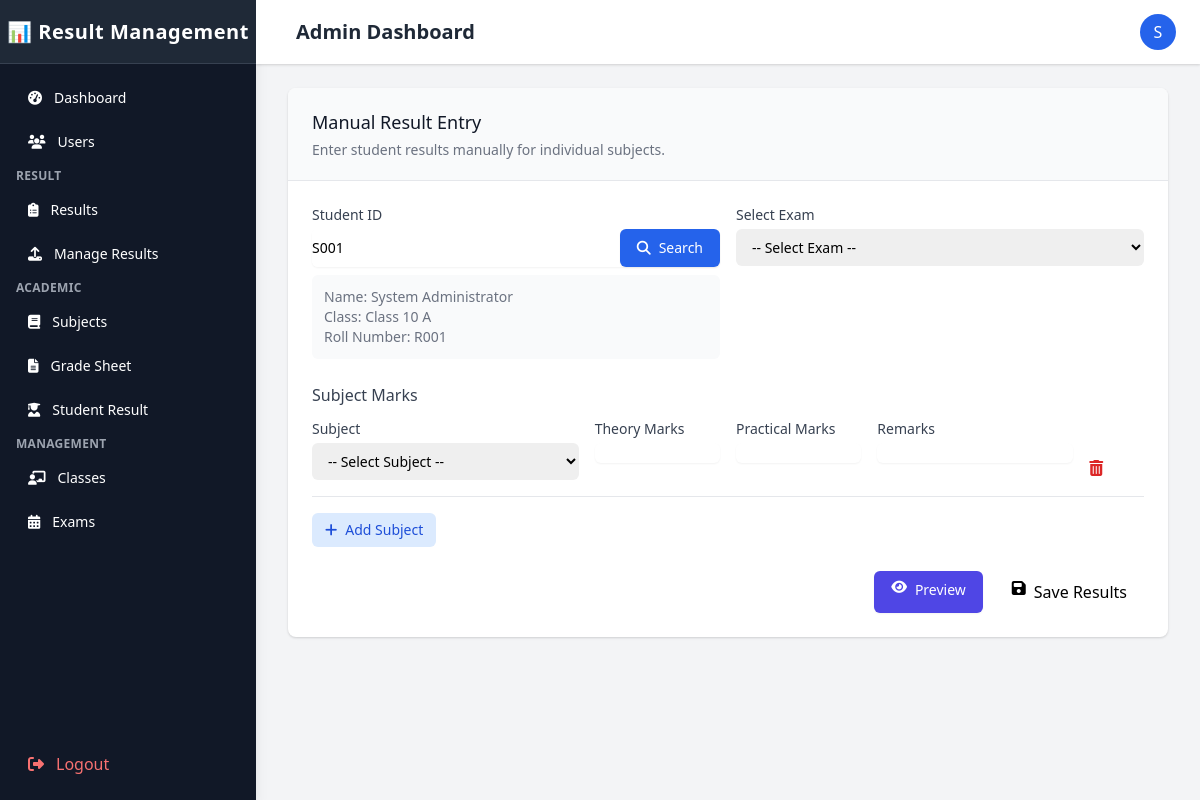
Before: /Admin/manual_entry.php?student_id=S001 (signed in) with the older database file.
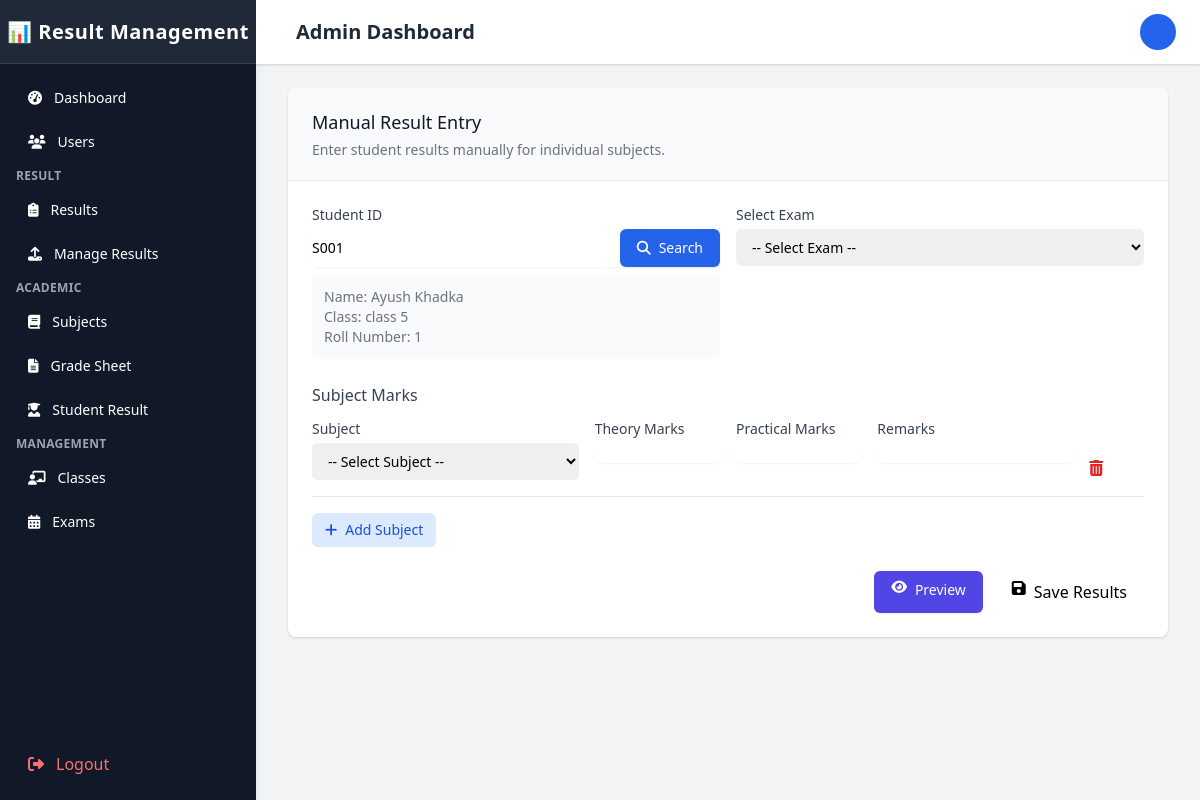
After: the same page with the newer database file.
### tables this page shows
CREATE TABLE `students` (
  `student_id` varchar(20) NOT NULL,
  `user_id` int(11) NOT NULL,
  `roll_number` varchar(20) NOT NULL,
  `registration_number` varchar(30) NOT NULL,
  `class_id` int(11) DEFAULT NULL,
  `batch_year` year(4) NOT NULL,
  `date_of_birth` date DEFAULT NULL,
  `gender` enum('male','female','other') DEFAULT NULL,
  `address` text DEFAULT NULL,
  `phone` varchar(20) DEFAULT NULL,
  `parent_name` varchar(100) DEFAULT NULL,
  `parent_phone` varchar(20) DEFAULT NULL,
  `parent_email` varchar(100) DEFAULT NULL,
  `is_active` tinyint(1) NOT NULL DEFAULT 1,
  `created_at` timestamp NOT NULL DEFAULT current_timestamp(),
  `updated_at` timestamp NOT NULL DEFAULT current_timestamp() ON UPDATE current_timestamp(),
  `section_id` int(11) DEFAULT NULL
);

CREATE TABLE `users` (
  `user_id` int(11) NOT NULL,
  `username` varchar(50) NOT NULL,
  `password` varchar(255) NOT NULL,
  `full_name` varchar(100) NOT NULL,
  `email` varchar(100) NOT NULL,
  `gender` enum('male','female','other') DEFAULT NULL,
  `role` enum('admin','teacher','student') NOT NULL,
  `status` enum('active','inactive','pending','locked') DEFAULT 'active',
  `profile_image` varchar(255) DEFAULT NULL,
  `last_login` datetime DEFAULT NULL,
  `failed_login_attempts` int(11) NOT NULL DEFAULT 0,
  `last_failed_login` datetime DEFAULT NULL,
  `password_reset_token` varchar(100) DEFAULT NULL,
  `password_reset_expires` datetime DEFAULT NULL,
  `email_verified` tinyint(1) NOT NULL DEFAULT 0,
  `email_verification_token` varchar(100) DEFAULT NULL,
  `created_at` timestamp NOT NULL DEFAULT current_timestamp(),
  `updated_at` timestamp NOT NULL DEFAULT current_timestamp() ON UPDATE current_timestamp(),
  `phone` varchar(20) DEFAULT NULL,
  `address` varchar(255) DEFAULT NULL
);

CREATE TABLE `classes` (
  `class_id` int(11) NOT NULL,
  `class_name` varchar(100) NOT NULL,
  `class_numeric` int(11) NOT NULL DEFAULT 0,
  `class_teacher_id` int(11) DEFAULT NULL,
  `section` varchar(10) DEFAULT NULL,
  `academic_year` varchar(20) NOT NULL,
  `description` text DEFAULT NULL,
  `is_active` tinyint(1) NOT NULL DEFAULT 1,
  `created_at` timestamp NOT NULL DEFAULT current_timestamp(),
  `updated_at` timestamp NOT NULL DEFAULT current_timestamp() ON UPDATE current_timestamp()
);

### Admin/manual_entry.php (the view, shortened to what the changed rows need)
<?php
require_once '../includes/db_connetc.php';
$student_data = null;
if (isset($_GET['student_id']) && !empty($_GET['student_id'])) {
    $student_id = $_GET['student_id'];
    $stmt = $conn->prepare("
        SELECT s.*, u.full_name, c.class_name, c.section
        FROM students s
        JOIN users u ON s.user_id = u.user_id
        JOIN classes c ON s.class_id = c.class_id
        WHERE s.student_id = ?
    ");
    $stmt->bind_param("s", $student_id);
    $stmt->execute();
    $student_data = $stmt->get_result()->fetch_assoc();
}
?>
<!DOCTYPE html>
<html lang="en">
<head>
    <link href="https://cdn.tailwindcss.com" rel="stylesheet">
    <link rel="stylesheet" href="https://cdnjs.cloudflare.com/ajax/libs/font-awesome/6.4.0/css/all.min.css">
</head>
<body class="bg-gray-100">
    <div class="flex h-screen overflow-hidden">
        <?php include 'sidebar.php'; ?>
        <div class="flex flex-col flex-1 w-0 overflow-hidden">
            <?php include 'topBar.php'; ?>
            <main class="flex-1 relative overflow-y-auto focus:outline-none">
                <div class="py-6">
                    <div class="max-w-7xl mx-auto px-4 sm:px-6 md:px-8">
                        <div class="bg-white shadow rounded-lg overflow-hidden">
                            <div class="px-4 py-5 sm:p-6">
                                <form action="process_manual_entry.php" method="POST" id="resultForm">
                                    <div class="grid grid-cols-1 gap-y-6 gap-x-4 sm:grid-cols-6">
                                        <div class="sm:col-span-3">
                                            <div id="studentInfo" class="mt-2 text-sm text-gray-500 <?php echo $student_data ? '' : 'hidden'; ?>">
                                                <div class="p-3 bg-gray-50 rounded-md">
                                                    <p><span class="font-medium">Name:</span> <span id="studentName"><?php echo $student_data ? $student_data['full_name'] : '-'; ?></span></p>
                                                    <p><span class="font-medium">Class:</span> <span id="studentClass"><?php echo $student_data ? $student_data['class_name'] . ' ' . $student_data['section'] : '-'; ?></span></p>
                                                    <p><span class="font-medium">Roll Number:</span> <span id="studentRoll"><?php echo $student_data ? $student_data['roll_number'] : '-'; ?></span></p>
                                                </div>
                                            </div>
                                        </div>
                                    </div>
                                </form>
                            </div>
                        </div>
                    </div>
                </div>
            </main>
        </div>
    </div>
</body>
</html>

### Admin/topBar.php (shortened to what the changed rows need)
<link href="https://cdn.jsdelivr.net/npm/tailwindcss@2.2.19/dist/tailwind.min.css" rel="stylesheet">
<div class="relative z-10 flex-shrink-0 flex h-16 bg-white dark:bg-gray-900 shadow px-4 md:px-6">
    <div class="flex-1 flex items-center justify-between ml-4">
        <h1 class="text-xl font-semibold text-gray-800 dark:text-gray-100">Admin Dashboard</h1>
        <div class="flex items-center space-x-4">
            <div class="relative" id="profile-menu">
                <button class="flex items-center justify-center h-9 w-9 rounded-full bg-blue-600 text-white focus:outline-none" id="profile-button">
                    <?= isset($_SESSION['full_name']) ? substr($_SESSION['full_name'], 0, 1) : 'A'; ?>
                </button>
            </div>
        </div>
    </div>
</div>

Changed rows visible on the page:
changed students: user.full_name "System Administrator" → "Ayush Khadka"; class.class_name "Class 10" → "class 5"; roll_number "R001" → "1"; class.section "A" → (not shown)
Other visible differences:
substr($_SESSION['full_name'], 0, 1): "S" → (not shown)
